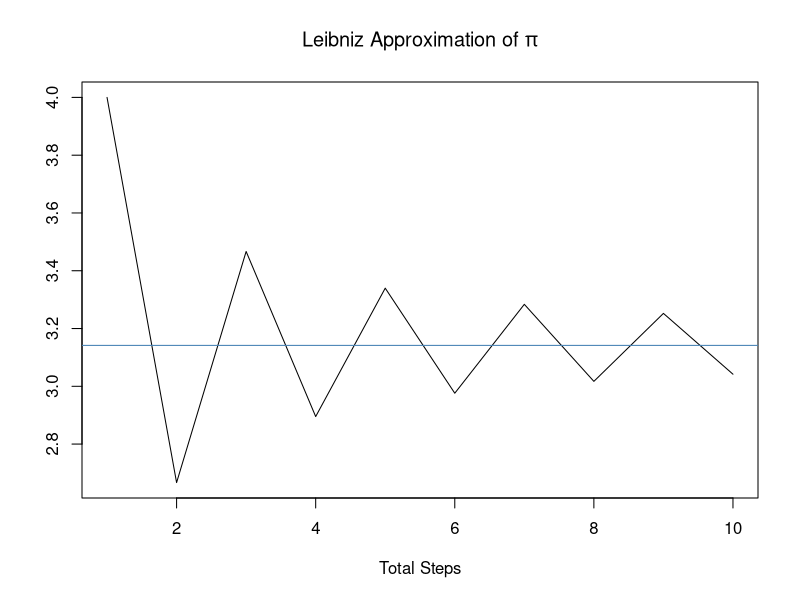
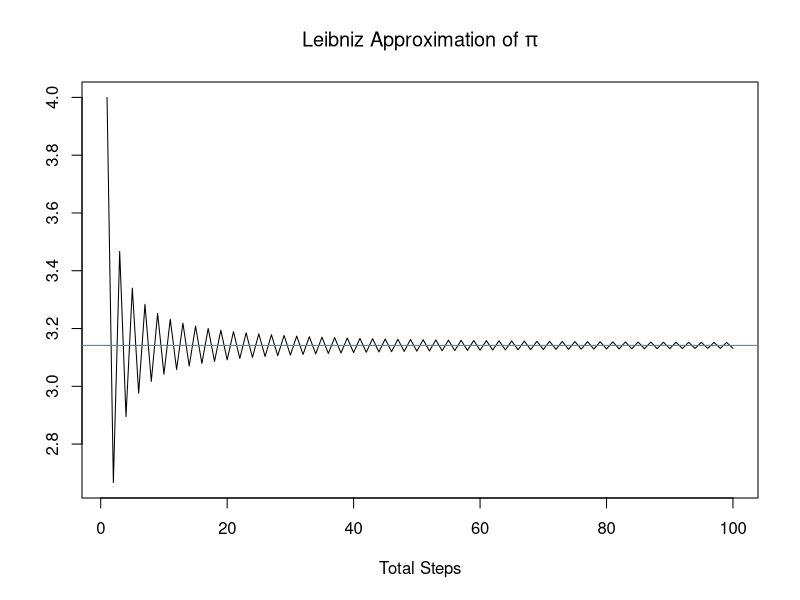
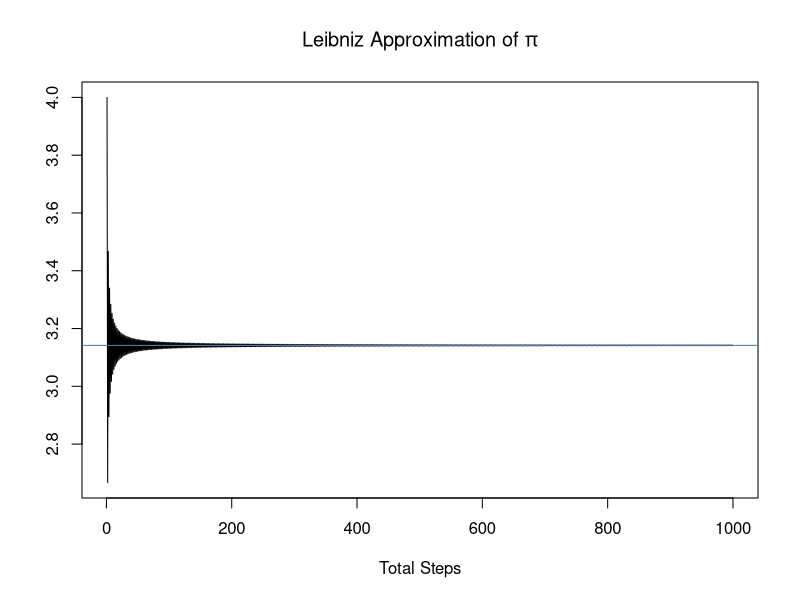
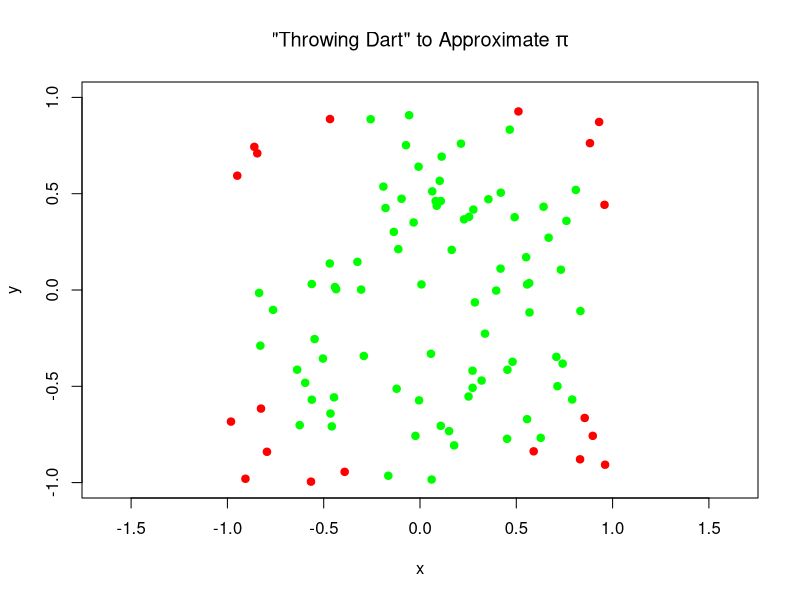
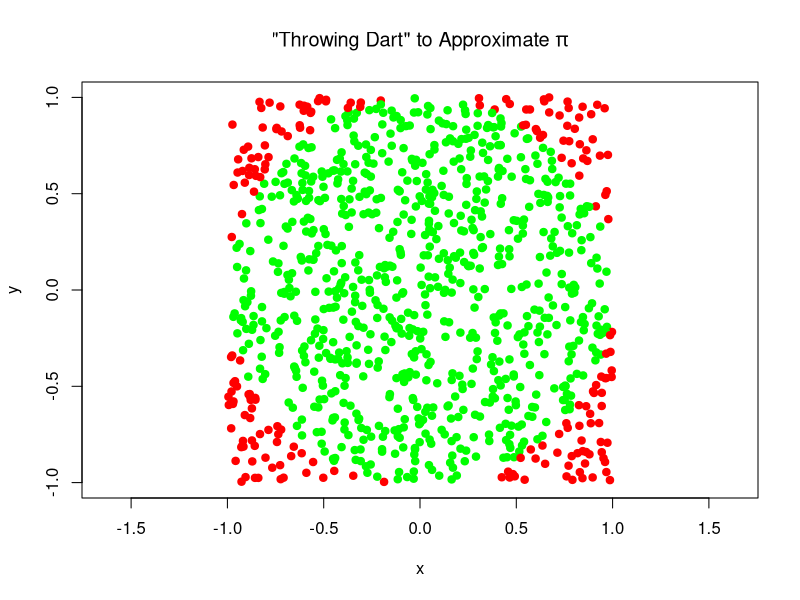
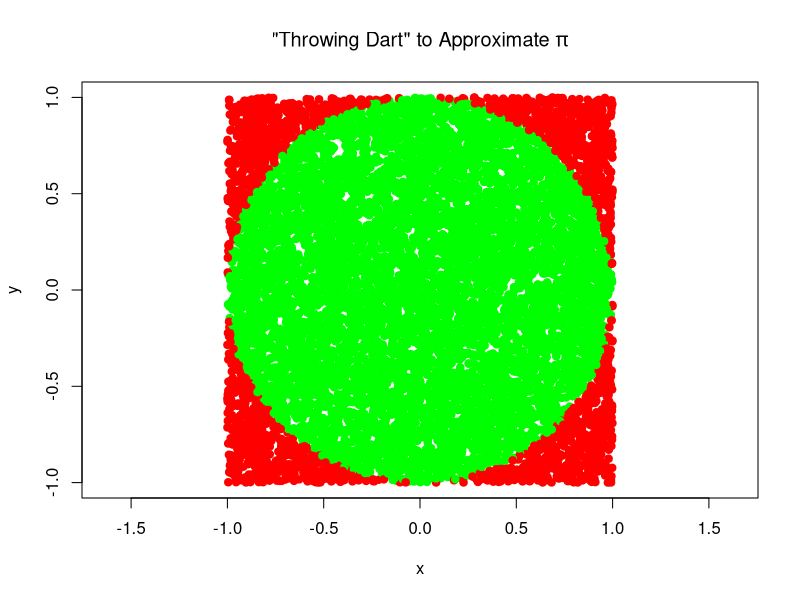

These figures' R source, in order: (Note: this script raises an error after producing the figures.)
##############################################
##############################################
### Different Methods for Approixmating Pi ###
##############################################
##############################################

rm(list = ls())
library(tidyverse)


######################
### Leibniz Method ###
######################

leibniz = function(n, plot.flag = FALSE)
{
  #calculate summation
  numerator = (-1)^((1:n)+1)
  denominator = 2*(1:n) - 1
  summation = sum(numerator/denominator)
  
  #calculate estimate for pi
  pie = 4 * summation
  
  #plot
  if(plot.flag)
  {
    output = rep(0, n)
    for(i in 1:n)
    {
      numerator = (-1)^((1:i)+1)
      denominator = 2*(1:i) - 1
      summation = sum(numerator/denominator)
      output[i] = summation * 4
    }
    plot(output, type = 'l',
         xlab = 'Total Steps',
         ylab = '', main = expression(paste('Leibniz Approximation of ', pi)))
    abline(h = pi, col = 'steelblue')
  }
  
  return(pie)
}


#Test function
leibniz(n = 10, plot.flag = TRUE)
leibniz(n = 100, plot.flag = TRUE)
leibniz(n = 1000, plot.flag = TRUE)
leibniz(n = 1e6, plot.flag = FALSE)



###############################
### "Throwing Darts" Method ###
###############################

pidarts = function(n, plot.flag = FALSE, seed = NULL)
{
  #generate random uniform variables
  set.seed(NULL)
  x = runif(n, min = -1)
  y = runif(n, min = -1)
  
  #check for points in unit circle
  in.flag = sum(x^2 + y^2 <= 1)
  
  #estimate pi
  pie = (in.flag/n) * 4
  
  
  #plot
  if(plot.flag)
  {
    z = as.numeric((x^2 + y^2 <= 1)+1)
    colors = c('red', 'green')
    plot(x, y, col = colors[z], pch = 19,
         xlim = c(-1,1), ylim = c(-1,1),
         asp = 1, main = expression(paste('"Throwing Dart" to Approximate ', pi)))
  }
  
  return(pie)
}


#Test Function
pidarts(n = 100, plot.flag = TRUE)
pidarts(n = 1000, plot.flag = TRUE)
pidarts(n = 10000, plot.flag = TRUE)
pidarts(n = 1e8, plot.flag = FALSE)



#########################
### Mandelbrot Method ###
#########################

mandelbrotpi = function(digits, verbose = TRUE)
{
  #Specify constants
  epsilon = 1/(100^(digits-1))
  iter = 0
  z = 0
  c = 0.25 + epsilon
  
  #estimate pi
  while(z < 2)
  {
    iter = iter+1
    z = z^2 + c
    if(verbose)
    {
      print(iter)
    }
  }
  
  return(iter)
}


#Test function
mandelbrotpi(digits = 2, verbose = FALSE)
mandelbrotpi(digits = 3, verbose = FALSE)
mandelbrotpi(digits = 5, verbose = FALSE)
mandelbrotpi(digits = 6, verbose = FALSE)





















